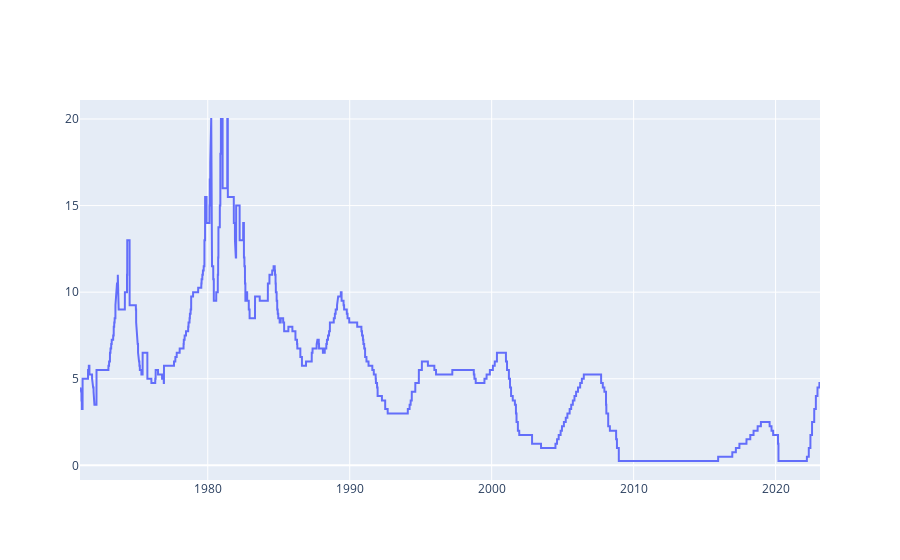

Notebook code cell kept with this figure:
### Code cell
# show the development of Target Rate in detail
fig = make_subplots()
fig.add_trace(go.Scatter(x=df['Date'].values, y=df['FF_Rate'].values, name='FF Rate'))

### Figure 1 — Plotly figure (JSON) as saved in the notebook; plotly's stock layout.template omitted (floating-point values rounded to 4 significant figures; data arrays with more than 128 entries replaced by an {"elided": "..."} marker saying what was removed)
{"data": [{"name": "FF Rate", "type": "scatter", "x": {"elided": "19041 str values"}, "y": {"elided": "19041 float values"}}], "layout": {"xaxis": {"anchor": "y", "domain": [0, 1]}, "yaxis": {"anchor": "x", "domain": [0, 1]}}}
